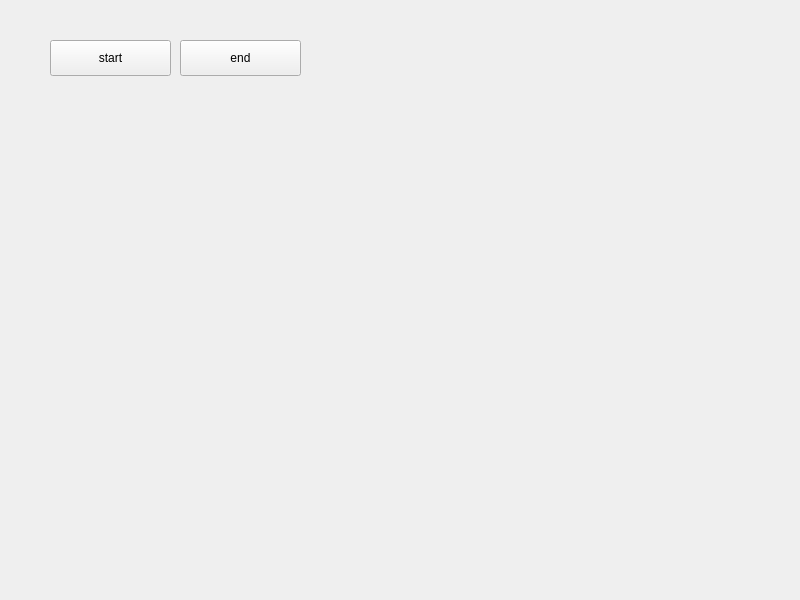
<?xml version="1.0" encoding="UTF-8"?>
<ui version="4.0">
 <class>Widget</class>
 <widget class="QWidget" name="Widget">
  <property name="geometry">
   <rect>
    <x>0</x>
    <y>0</y>
    <width>800</width>
    <height>600</height>
   </rect>
  </property>
  <property name="windowTitle">
   <string>Widget</string>
  </property>
  <widget class="QPushButton" name="pushButton">
   <property name="geometry">
    <rect>
     <x>50</x>
     <y>40</y>
     <width>121</width>
     <height>36</height>
    </rect>
   </property>
   <property name="text">
    <string>start</string>
   </property>
  </widget>
  <widget class="QPushButton" name="pushButton_2">
   <property name="geometry">
    <rect>
     <x>180</x>
     <y>40</y>
     <width>121</width>
     <height>36</height>
    </rect>
   </property>
   <property name="text">
    <string>end</string>
   </property>
  </widget>
 </widget>
 <resources/>
 <connections/>
</ui>
